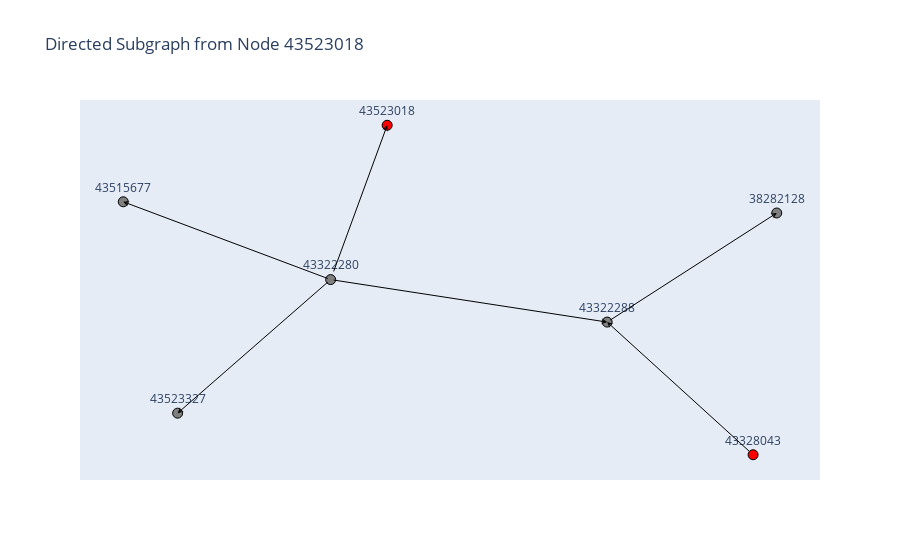

Notebook code cell kept with this figure:
### Code cell
import networkx as nx
import random
import plotly.graph_objects as go
import numpy as np

def extract_directed_subgraph(G, start_node, max_hops=3):
    """
    Extract a directed subgraph from a starting node including nodes that are within
    a given number of hops in either direction (incoming and outgoing).
    
    This is done by using the underlying undirected graph to compute all nodes within
    the hop limit, then extracting the corresponding subgraph from the original graph.
    
    Args:
        G (nx.DiGraph): Input directed graph.
        start_node (int/str): Starting node ID.
        max_hops (int): Maximum number of hops (in either direction) from the start node.
    
    Returns:
        nx.DiGraph: Extracted directed subgraph (with original edge directions preserved).
    """
    # Convert G to an undirected graph to find all nodes within max_hops in any direction.
    UG = G.to_undirected()
    nodes_within = nx.single_source_shortest_path_length(UG, start_node, cutoff=max_hops).keys()
    
    # Extract the subgraph from the original graph (so that edge directions are maintained)
    subgraph = G.subgraph(list(nodes_within)).copy()
    return subgraph

def visualize_directed_subgraph(G, start_node, merged_df, get_node_colors_func=None):
    """
    Visualize a directed subgraph with color-coded nodes and arrow edges.
    
    This version shows the full hop neighborhood (both incoming and outgoing)
    and draws arrows in the natural direction (from source to target) so you can see
    the hops out from your starting node.
    
    Args:
        G (nx.DiGraph): Input directed graph.
        start_node (int/str): Starting node ID.
        merged_df (pd.DataFrame): DataFrame with node class information.
        get_node_colors_func (callable, optional): A function to get node colors.
            It should accept the subgraph and merged_df and return a dict mapping
            node IDs (as strings) to color values.
    """
    # Extract the subgraph (including both incoming and outgoing hops)
    subgraph = extract_directed_subgraph(G, start_node)
    
    # Get node colors using the provided function, or default to 'gray'
    if get_node_colors_func:
        node_colors = get_node_colors_func(subgraph, merged_df)
    else:
        node_colors = {str(node): 'gray' for node in subgraph.nodes()}
    
    # Compute positions for each node using a spring layout
    pos = nx.spring_layout(subgraph, k=0.5, iterations=50)
    
    # Create a scatter trace for nodes (with labels)
    node_trace = go.Scatter(
        x=[pos[node][0] for node in subgraph.nodes()],
        y=[pos[node][1] for node in subgraph.nodes()],
        mode='markers+text',
        marker=dict(
            size=10,
            color=[node_colors.get(str(node), 'gray') for node in subgraph.nodes()],
            line=dict(width=1, color='black')
        ),
        text=[str(node) for node in subgraph.nodes()],
        textposition='top center',
        hoverinfo='text'
    )
    
    # Prepare arrow annotations for each edge (using the natural edge direction)
    arrow_annotations = []
    for source, target in subgraph.edges():
        x0, y0 = pos[source]
        x1, y1 = pos[target]
        arrow_annotations.append(
            dict(
                ax=x0,  # tail at the source
                ay=y0,
                x=x1,   # head at the target
                y=y1,
                xref='x',
                yref='y',
                axref='x',
                ayref='y',
                showarrow=True,
                arrowhead=3,
                arrowsize=1,
                arrowwidth=1,
                arrowcolor='black'
            )
        )
    
    # Build and display the figure
    fig = go.Figure(data=[node_trace])
    fig.update_layout(
        title=f'Directed Subgraph from Node {start_node}',
        showlegend=False,
        hovermode='closest',
        annotations=arrow_annotations,
        xaxis=dict(showgrid=False, zeroline=False, showticklabels=False),
        yaxis=dict(showgrid=False, zeroline=False, showticklabels=False)
    )
    
    fig.show()

# Utility function to find a random class 1 node from a DataFrame
def find_random_class_1_node(class_df):
    class_1_nodes = class_df[class_df['class'] == '1']['txID'].tolist()
    return random.choice(class_1_nodes)

# Example usage (uncomment and adjust the following lines to your context)
random_class_1_node = find_random_class_1_node(class_df)
visualize_directed_subgraph(G, random_class_1_node, merged_df, get_node_colors_func=get_node_colors)

### Figure 1 — Plotly figure (JSON) as saved in the notebook; plotly's stock layout.template omitted (floating-point values rounded to 4 significant figures)
{"data": [{"hoverinfo": "text", "marker": {"color": ["gray", "red", "red", "gray", "gray", "gray", "gray"], "line": {"color": "black", "width": 1}, "size": 10}, "mode": "markers+text", "text": ["43322280", "43523018", "43328043", "43322288", "38282128", "43515677", "43523327"], "textposition": "top center", "type": "scatter", "x": [-0.3668, -0.1943, 0.9228, 0.4773, 0.995, -1, -0.834], "y": [0.02782, 0.6001, -0.6217, -0.1297, 0.2747, 0.3163, -0.4675]}], "layout": {"annotations": [{"arrowcolor": "black", "arrowhead": 3, "arrowsize": 1, "arrowwidth": 1, "ax": -0.3668, "axref": "x", "ay": 0.02782, "ayref": "y", "showarrow": true, "x": -0.834, "xref": "x", "y": -0.4675, "yref": "y"}, {"arrowcolor": "black", "arrowhead": 3, "arrowsize": 1, "arrowwidth": 1, "ax": -0.3668, "axref": "x", "ay": 0.02782, "ayref": "y", "showarrow": true, "x": 0.4773, "xref": "x", "y": -0.1297, "yref": "y"}, {"arrowcolor": "black", "arrowhead": 3, "arrowsize": 1, "arrowwidth": 1, "ax": -0.3668, "axref": "x", "ay": 0.02782, "ayref": "y", "showarrow": true, "x": -0.1943, "xref": "x", "y": 0.6001, "yref": "y"}, {"arrowcolor": "black", "arrowhead": 3, "arrowsize": 1, "arrowwidth": 1, "ax": -0.3668, "axref": "x", "ay": 0.02782, "ayref": "y", "showarrow": true, "x": -1, "xref": "x", "y": 0.3163, "yref": "y"}, {"arrowcolor": "black", "arrowhead": 3, "arrowsize": 1, "arrowwidth": 1, "ax": 0.9228, "axref": "x", "ay": -0.6217, "ayref": "y", "showarrow": true, "x": 0.4773, "xref": "x", "y": -0.1297, "yref": "y"}, {"arrowcolor": "black", "arrowhead": 3, "arrowsize": 1, "arrowwidth": 1, "ax": 0.4773, "axref": "x", "ay": -0.1297, "ayref": "y", "showarrow": true, "x": 0.995, "xref": "x", "y": 0.2747, "yref": "y"}], "hovermode": "closest", "showlegend": false, "title": {"text": "Directed Subgraph from Node 43523018"}, "xaxis": {"showgrid": false, "showticklabels": false, "zeroline": false}, "yaxis": {"showgrid": false, "showticklabels": false, "zeroline": false}}}
